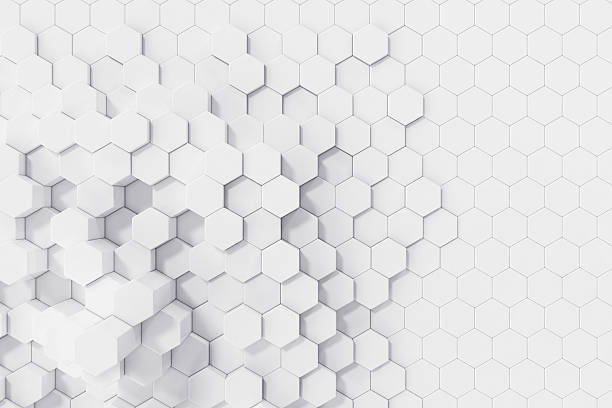
#> input picture images/originals/blanc_vuHaut.jpg, 612 x 408 px
$ python -i utilities.py   (imports and definitions only)   (older library calls are emulated)
#> lines starting #> are read from the running program, lines starting #| are printed output that depends on the picture; after the words box and inside, x2 and y2 are one past the last pixel; in counts of white or black regions, pixels touching at a corner belong together; long printed decimals are rounded
# -*- coding: utf-8 -*-
"""
Created on Tue Jul  9 10:29:49 2019

@author: Emile
"""

import numpy as np
import matplotlib.pyplot as plt
from skimage.transform import rescale
from skimage.feature import peak_local_max
from numpy.polynomial import polynomial
from numpy.polynomial.polynomial import polyval2d


#%%Background smoothing functions

def polyfit2d(x, y, f, deg):
    '''
    Fits a 2d polynomyial of degree deg to the points f where f is the value of point [x,y]
    '''
    x = np.asarray(x)
    y = np.asarray(y)
    f = np.asarray(f)
    deg = np.asarray(deg)
    vander = polynomial.polyvander2d(x, y, deg)
    vander = vander.reshape((-1,vander.shape[-1]))
    f = f.reshape((vander.shape[0],))
    c = np.linalg.lstsq(vander, f, rcond=None)[0]
    return c.reshape(deg+1)

def smooth_background(img, rescale_factor=0.1, poly_deg=[2,2]):
    '''
    Smooths the background of the image by modeling the background with a polynomial
    surface by regression on the local maximum intensity peaks and dividing the original
    image by this surface.

    Parameters
    ----------
    img : ndarray
        Image.
    rescale_factor : float or int, optional
        The scaling of the image used to fit the polynomial surface. The default is 0.1.
    poly_deg : list or double, optional
        List where the first and secong elements are the polynomial degrees on the x and y axis respectively. The default is [1,2].

    Returns
    -------
    the input image with smoothed background.

    '''
#> called with rescale_factor = 0.1

    imgs = rescale(img, rescale_factor, preserve_range=True)
    BW = peak_local_max(imgs, indices=False)
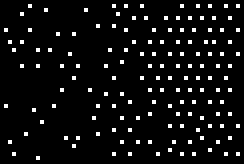
#> BW: shape (41, 61) bool (shown 4 times larger); 5.9% white in thin lines or dots
    k = BW*imgs

    ind = np.nonzero(k)
#> ind = 147 positions, rows 1 to 39, columns 1 to 59
    z = k[ind]
#> z = 147 values, max 242 at index 122, min 196.9 at index 135, mean 234.9

#TODO watch out polynomial degree might change depending on background. We chose [1, 2], because deformation looked "cylindrical"
#   but [2, 2] or other could make sense depending on deformation.
    p = polyfit2d(ind[0],ind[1],z, poly_deg)
#> in polyfit2d, `x = np.asarray(x)`: x = 147 values from 1 to 39
#> in polyfit2d, `y = np.asarray(y)`: y = 147 values, max 59 at index 8, min 1 at index 23, mean 36.04
#> in polyfit2d, `f = np.asarray(f)`: f has the same summary as z in smooth_background
#> in polyfit2d, `c = np.linalg.lstsq(vander, f, rcond=None)[0]`: c = [235.1, 0.0979, -0.000768, 0.574, -0.0419, 0.000562, -0.0194, 0.000779, -7.39e-06]
#> p = [[235.1, 0.0979, -0.000768], [0.574, -0.0419, 0.000562], [-0.0194, 0.000779, -7.39e-06]]
    xx, yy = np.meshgrid(np.linspace(0, imgs.shape[0], img.shape[0]),
                         np.linspace(0, imgs.shape[1], img.shape[1]))

    background = np.transpose(polyval2d(xx, yy, p))
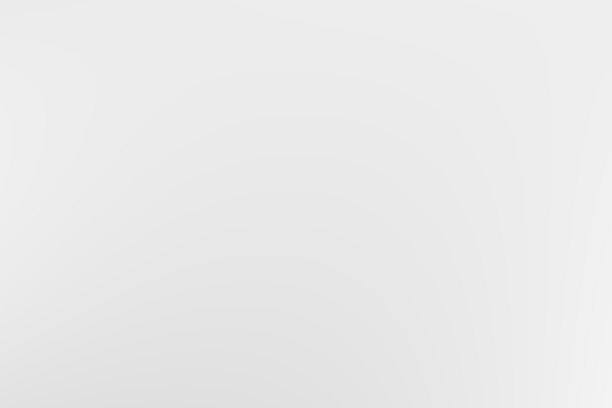
#> background: shape (408, 612) float64; min 223.6, max 243.7, mean 234.3
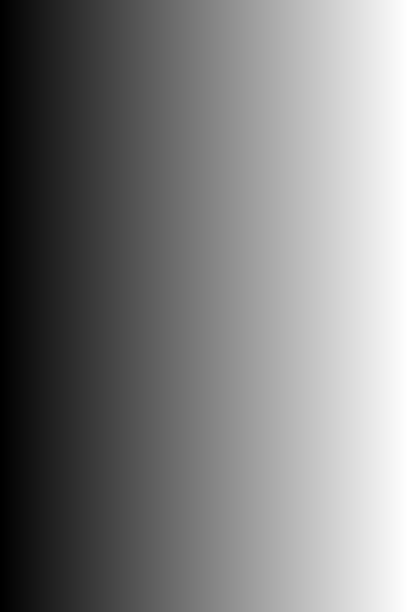
#> xx: shape (612, 408) float64; min 0, max 41, mean 20.5; drawn with min black and max white
    return img/background
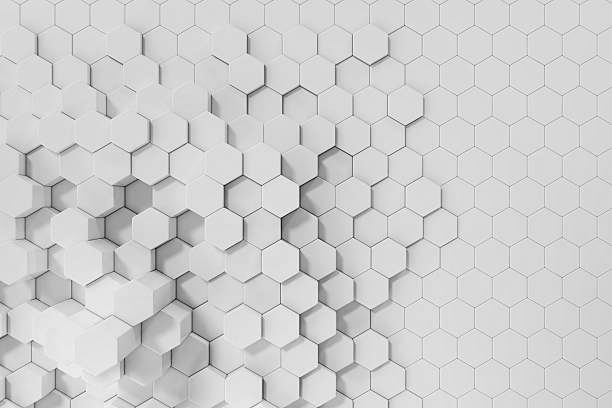
#> returned value: shape (408, 612) float64; min 0.258, max 1.14, mean 0.972; drawn with min black and max white

#%%

from skimage.filters import gaussian, threshold_minimum, threshold_otsu
from skimage.morphology import closing, opening, disk, dilation
from skimage.feature import canny
from skimage.transform import rescale, hough_circle, hough_circle_peaks

def find_circle(im, scaling_factor=None, gaussian_sigma=8, op_selem=8, cl_selem=12, num_circles=3, circle_scope=None):
    '''
    Finds the circles in an image and returns their center and radii

    Parameters
    ----------
    im : ndarray
        Image array.
    scaling_factor : double or int, optional
        Factor by which to scale the image. The default is None.
    gaussian_sigma : double or int, optional
        Sigma of the gaussian filter applied to the image. The default is 8.
    op_selem : int, optional
        Size of the structuring element of the opening. The default is 8.
    cl_selem : int, optional
        Size of the structuring element of the closing. The default is 12.
    num_circles : int, optional
        Maximum number of circles to detect. The default is 3.
    circle_scope : list or tuple with 3 elements, optional
        Scope of radius circles to try in the form of (min_rad, max_rad, num) where
        num is the number of radius between the extrema that are considered. The default is None.

    Returns
    -------
    cx, cy, radii : tuple
        Tuple containing lists of x and y coordinates of found circles and their
        corresponding radius.

    '''

#TODO check if background smoothing is needed
    im = smooth_background(im)

    # diminue la taille de l'image sinon les processing prend trop de temps
    #TODO changer le anti_aliasing_sigma de rescale (cf.skimage doc) (on peut constater de l'aliasing avec la valeur par défaut)
    if scaling_factor:
        im = rescale(im, scaling_factor, anti_aliasing=True)

    plt.imshow(im, cmap='gray')
    plt.show()

#TODO try to optimize with different filers (median maybe)
    im = gaussian(im, sigma=gaussian_sigma)
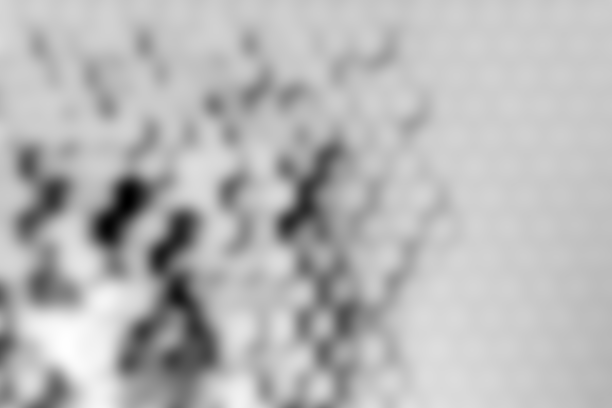
#> im: shape (408, 612) float64; min 0.769, max 1.05, mean 0.972; drawn with min black and max white
    plt.imshow(im)
    plt.show()
#TODO try to optimize with different thresholds
    im = im < threshold_otsu(im)
#> im: shape (408, 612) bool; 16.3% white; 20 white regions (2 under 20 px), largest, box (x1, y1, x2, y2) and area: (117, 206, 222, 408) 12414, (273, 135, 379, 408) 12270, (13, 144, 77, 305) 5577
    plt.imshow(im)
    plt.show()
#TODO try with different opening / closing sizes
    im = closing(opening(im, selem=disk(op_selem)),selem=disk(cl_selem))
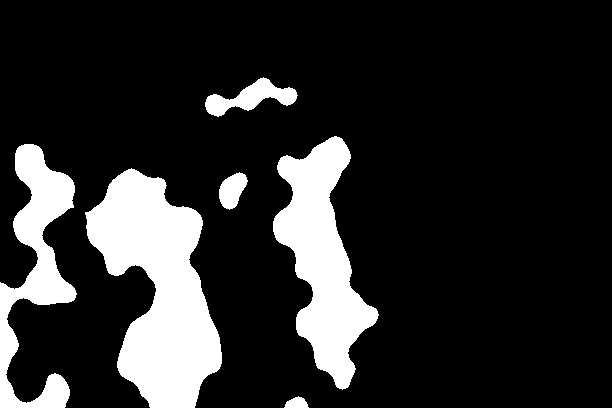
#> im: shape (408, 612) bool; 16.8% white; 6 white regions, box (x1, y1, x2, y2) and area: (85, 168, 222, 408) 18464, (273, 136, 379, 390) 12578, (0, 144, 77, 408) 8353, (205, 77, 298, 117) 1580, (219, 172, 248, 210) 708, (284, 396, 309, 408) 204
    plt.imshow(im)
    plt.show()
#TODO maybe try another edge detection algorithm (to optimize speed mainly)
    edges = canny(im)
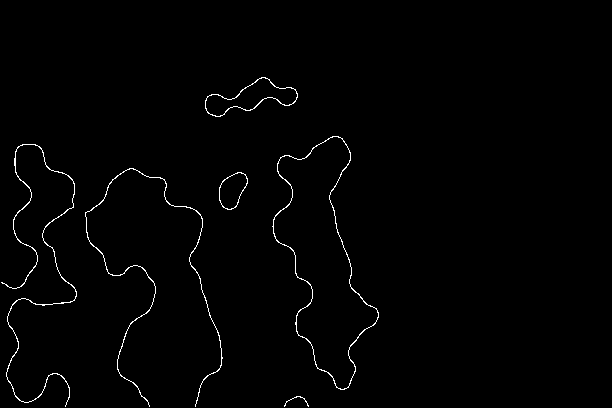
#> edges: shape (408, 612) bool; 1% white in thin lines or dots, all inside (x1, y1, x2, y2) = (1, 77, 379, 407)

    plt.imshow(edges)
    plt.show()

#TODO improve circle scope! think to check variability in circle size between different experiments
    if not circle_scope:
        circle_scope = [im.shape[0]//12, im.shape[0]//8, 1]
#> circle_scope = [34, 51, 1]
    #create range of spot circle radius to test.
    hough_radii = np.arange(circle_scope[0], circle_scope[1], circle_scope[2])
#> hough_radii = 17 values from 34 to 50
    #fing hough circles
    hough_res = hough_circle(edges, hough_radii)
    #find which circles are the best: the highest the accum, the more the circle fits well to the spot
#TODO see if we want/can put a condition on accum to select the circles
#TODO les param min_xdistance et min_ydistance semblent pas marcher => il donne des cercles superposés => il faut régler ce problème.

    accums, cx, cy, radii = hough_circle_peaks(hough_res, hough_radii,
                                               min_xdistance=100,
                                               min_ydistance=100,
                                               total_num_peaks=num_circles)
#> accums = [0.212, 0.2, 0.19]; cx = [171, 138, 331]; cy = [355, 202, 315]; radii = [50, 34, 35]
    print(accums, cx, cy, radii)
#| [0.2118 0.2        0.19      ] [171 138 331] [355 202 315] [50 34 35]
#
#    if scaling_factor:#TODO: adapt to return tuple, not np array
#        return np.array([cx, cy, radii]).T*int(1/scaling_factor)

    return cx, cy, radii

>>> import cv2
>>> picture = cv2.imread('../../images/originals/blanc_vuHaut.jpg', cv2.IMREAD_GRAYSCALE)
>>> result = find_circle(picture)
#> result = ([171, 138, 331], [355, 202, 315], [50, 34, 35])
